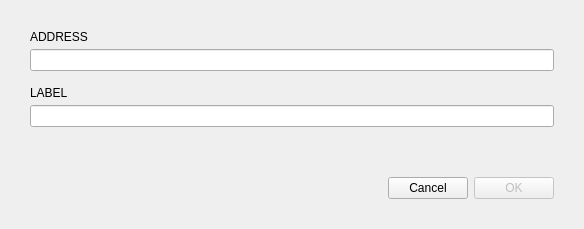
<?xml version="1.0" encoding="UTF-8"?>
<ui version="4.0">
 <class>NewAddressDialog</class>
 <widget class="QDialog" name="NewAddressDialog">
  <property name="geometry">
   <rect>
    <x>0</x>
    <y>0</y>
    <width>584</width>
    <height>229</height>
   </rect>
  </property>
  <property name="sizePolicy">
   <sizepolicy hsizetype="Fixed" vsizetype="Fixed">
    <horstretch>0</horstretch>
    <verstretch>0</verstretch>
   </sizepolicy>
  </property>
  <property name="minimumSize">
   <size>
    <width>584</width>
    <height>229</height>
   </size>
  </property>
  <property name="maximumSize">
   <size>
    <width>584</width>
    <height>229</height>
   </size>
  </property>
  <property name="windowTitle">
   <string>New contact</string>
  </property>
  <layout class="QGridLayout" name="gridLayout">
   <property name="leftMargin">
    <number>30</number>
   </property>
   <property name="topMargin">
    <number>30</number>
   </property>
   <property name="rightMargin">
    <number>30</number>
   </property>
   <property name="bottomMargin">
    <number>30</number>
   </property>
   <property name="verticalSpacing">
    <number>5</number>
   </property>
   <item row="12" column="1">
    <widget class="QPushButton" name="m_cancelButton">
     <property name="text">
      <string>Cancel</string>
     </property>
    </widget>
   </item>
   <item row="11" column="0" colspan="4">
    <spacer name="verticalSpacer">
     <property name="orientation">
      <enum>Qt::Vertical</enum>
     </property>
     <property name="sizeType">
      <enum>QSizePolicy::Expanding</enum>
     </property>
     <property name="sizeHint" stdset="0">
      <size>
       <width>20</width>
       <height>10</height>
      </size>
     </property>
    </spacer>
   </item>
   <item row="7" column="0" colspan="4">
    <spacer name="verticalSpacer_2">
     <property name="orientation">
      <enum>Qt::Vertical</enum>
     </property>
     <property name="sizeType">
      <enum>QSizePolicy::Fixed</enum>
     </property>
     <property name="sizeHint" stdset="0">
      <size>
       <width>20</width>
       <height>10</height>
      </size>
     </property>
    </spacer>
   </item>
   <item row="12" column="0">
    <spacer name="horizontalSpacer">
     <property name="orientation">
      <enum>Qt::Horizontal</enum>
     </property>
     <property name="sizeHint" stdset="0">
      <size>
       <width>338</width>
       <height>20</height>
      </size>
     </property>
    </spacer>
   </item>
   <item row="6" column="0" colspan="4">
    <widget class="QLineEdit" name="m_labelEdit">
     <property name="sizePolicy">
      <sizepolicy hsizetype="Expanding" vsizetype="Fixed">
       <horstretch>0</horstretch>
       <verstretch>0</verstretch>
      </sizepolicy>
     </property>
     <property name="styleSheet">
      <string notr="true">[errorState=&quot;true&quot;] {
  border-color: #ef3131;
}</string>
     </property>
     <property name="echoMode">
      <enum>QLineEdit::Normal</enum>
     </property>
    </widget>
   </item>
   <item row="5" column="0" colspan="4">
    <widget class="QLabel" name="m_labelTextLabel">
     <property name="sizePolicy">
      <sizepolicy hsizetype="Maximum" vsizetype="Preferred">
       <horstretch>0</horstretch>
       <verstretch>0</verstretch>
      </sizepolicy>
     </property>
     <property name="text">
      <string>LABEL</string>
     </property>
    </widget>
   </item>
   <item row="12" column="2" colspan="2">
    <widget class="QPushButton" name="m_okButton">
     <property name="enabled">
      <bool>false</bool>
     </property>
     <property name="text">
      <string>OK</string>
     </property>
     <property name="default">
      <bool>true</bool>
     </property>
    </widget>
   </item>
   <item row="0" column="0">
    <widget class="QLabel" name="m_addressTextLabel">
     <property name="sizePolicy">
      <sizepolicy hsizetype="Maximum" vsizetype="Preferred">
       <horstretch>0</horstretch>
       <verstretch>0</verstretch>
      </sizepolicy>
     </property>
     <property name="text">
      <string>ADDRESS</string>
     </property>
    </widget>
   </item>
   <item row="1" column="0" colspan="4">
    <widget class="QLineEdit" name="m_addressEdit">
     <property name="styleSheet">
      <string notr="true">[errorState=&quot;true&quot;] {
  border-color: #ef3131;
}</string>
     </property>
     <property name="echoMode">
      <enum>QLineEdit::Normal</enum>
     </property>
    </widget>
   </item>
   <item row="3" column="0" colspan="4">
    <spacer name="verticalSpacer_3">
     <property name="orientation">
      <enum>Qt::Vertical</enum>
     </property>
     <property name="sizeType">
      <enum>QSizePolicy::Fixed</enum>
     </property>
     <property name="sizeHint" stdset="0">
      <size>
       <width>20</width>
       <height>10</height>
      </size>
     </property>
    </spacer>
   </item>
  </layout>
 </widget>
 <tabstops>
  <tabstop>m_labelEdit</tabstop>
  <tabstop>m_okButton</tabstop>
 </tabstops>
 <resources/>
 <connections>
  <connection>
   <sender>m_okButton</sender>
   <signal>clicked()</signal>
   <receiver>NewAddressDialog</receiver>
   <slot>accept()</slot>
   <hints>
    <hint type="sourcelabel">
     <x>410</x>
     <y>102</y>
    </hint>
    <hint type="destinationlabel">
     <x>294</x>
     <y>63</y>
    </hint>
   </hints>
  </connection>
  <connection>
   <sender>m_cancelButton</sender>
   <signal>clicked()</signal>
   <receiver>NewAddressDialog</receiver>
   <slot>reject()</slot>
   <hints>
    <hint type="sourcelabel">
     <x>526</x>
     <y>102</y>
    </hint>
    <hint type="destinationlabel">
     <x>294</x>
     <y>63</y>
    </hint>
   </hints>
  </connection>
  <connection>
   <sender>m_addressEdit</sender>
   <signal>textChanged(QString)</signal>
   <receiver>NewAddressDialog</receiver>
   <slot>validateAddress(QString)</slot>
   <hints>
    <hint type="sourcelabel">
     <x>291</x>
     <y>123</y>
    </hint>
    <hint type="destinationlabel">
     <x>291</x>
     <y>101</y>
    </hint>
   </hints>
  </connection>
  <connection>
   <sender>m_labelEdit</sender>
   <signal>textChanged(QString)</signal>
   <receiver>NewAddressDialog</receiver>
   <slot>validateLabel(QString)</slot>
   <hints>
    <hint type="sourcelabel">
     <x>291</x>
     <y>61</y>
    </hint>
    <hint type="destinationlabel">
     <x>291</x>
     <y>101</y>
    </hint>
   </hints>
  </connection>
 </connections>
 <slots>
  <slot>validateAddress(QString)</slot>
  <slot>validateLabel(QString)</slot>
  <slot>donationCheckStateChanged(int)</slot>
 </slots>
</ui>
